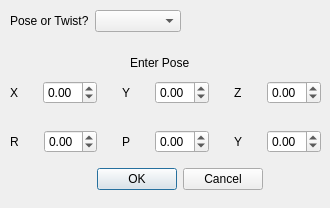
<?xml version="1.0" encoding="UTF-8"?>
<ui version="4.0">
 <class>Form</class>
 <widget class="QDialog" name="Form">
  <property name="geometry">
   <rect>
    <x>0</x>
    <y>0</y>
    <width>330</width>
    <height>208</height>
   </rect>
  </property>
  <property name="windowTitle">
   <string>Form</string>
  </property>
  <widget class="QWidget" name="layoutWidget">
   <property name="geometry">
    <rect>
     <x>10</x>
     <y>80</y>
     <width>311</width>
     <height>75</height>
    </rect>
   </property>
   <layout class="QGridLayout" name="pose_grid_layout">
    <property name="spacing">
     <number>25</number>
    </property>
    <item row="0" column="0">
     <layout class="QGridLayout" name="gridLayout">
      <item row="0" column="0">
       <widget class="QLabel" name="x_label">
        <property name="text">
         <string>X</string>
        </property>
       </widget>
      </item>
      <item row="0" column="1">
       <widget class="QDoubleSpinBox" name="x_value">
        <property name="minimum">
         <double>-100.000000000000000</double>
        </property>
        <property name="maximum">
         <double>100.000000000000000</double>
        </property>
       </widget>
      </item>
     </layout>
    </item>
    <item row="0" column="1">
     <layout class="QGridLayout" name="gridLayout_2">
      <item row="0" column="0">
       <widget class="QLabel" name="y_label">
        <property name="text">
         <string>Y</string>
        </property>
       </widget>
      </item>
      <item row="0" column="1">
       <widget class="QDoubleSpinBox" name="y_value">
        <property name="minimum">
         <double>-100.000000000000000</double>
        </property>
        <property name="maximum">
         <double>100.000000000000000</double>
        </property>
       </widget>
      </item>
     </layout>
    </item>
    <item row="0" column="2">
     <layout class="QGridLayout" name="gridLayout_3">
      <item row="0" column="0">
       <widget class="QLabel" name="z_label">
        <property name="text">
         <string>Z</string>
        </property>
       </widget>
      </item>
      <item row="0" column="1">
       <widget class="QDoubleSpinBox" name="z_value">
        <property name="minimum">
         <double>-100.000000000000000</double>
        </property>
        <property name="maximum">
         <double>100.000000000000000</double>
        </property>
       </widget>
      </item>
     </layout>
    </item>
    <item row="1" column="0">
     <layout class="QGridLayout" name="gridLayout_4">
      <item row="0" column="0">
       <widget class="QLabel" name="roll_label">
        <property name="text">
         <string>R</string>
        </property>
       </widget>
      </item>
      <item row="0" column="1">
       <widget class="QDoubleSpinBox" name="roll_value">
        <property name="minimum">
         <double>-360.000000000000000</double>
        </property>
        <property name="maximum">
         <double>360.000000000000000</double>
        </property>
       </widget>
      </item>
     </layout>
    </item>
    <item row="1" column="1">
     <layout class="QGridLayout" name="gridLayout_5">
      <item row="0" column="0">
       <widget class="QLabel" name="pitch_label">
        <property name="text">
         <string>P</string>
        </property>
       </widget>
      </item>
      <item row="0" column="1">
       <widget class="QDoubleSpinBox" name="pitch_value">
        <property name="minimum">
         <double>-360.000000000000000</double>
        </property>
        <property name="maximum">
         <double>360.000000000000000</double>
        </property>
       </widget>
      </item>
     </layout>
    </item>
    <item row="1" column="2">
     <layout class="QGridLayout" name="gridLayout_6">
      <item row="0" column="0">
       <widget class="QLabel" name="yaw_label">
        <property name="text">
         <string>Y</string>
        </property>
       </widget>
      </item>
      <item row="0" column="1">
       <widget class="QDoubleSpinBox" name="yaw_value">
        <property name="minimum">
         <double>-360.000000000000000</double>
        </property>
        <property name="maximum">
         <double>360.000000000000000</double>
        </property>
       </widget>
      </item>
     </layout>
    </item>
   </layout>
  </widget>
  <widget class="QLabel" name="label">
   <property name="geometry">
    <rect>
     <x>130</x>
     <y>55</y>
     <width>71</width>
     <height>16</height>
    </rect>
   </property>
   <property name="text">
    <string>Enter Pose</string>
   </property>
  </widget>
  <widget class="QDialogButtonBox" name="dialog_button">
   <property name="geometry">
    <rect>
     <x>70</x>
     <y>165</y>
     <width>193</width>
     <height>28</height>
    </rect>
   </property>
   <property name="standardButtons">
    <set>QDialogButtonBox::Cancel|QDialogButtonBox::Ok</set>
   </property>
  </widget>
  <widget class="QWidget" name="formLayoutWidget">
   <property name="geometry">
    <rect>
     <x>10</x>
     <y>10</y>
     <width>171</width>
     <height>31</height>
    </rect>
   </property>
   <layout class="QFormLayout" name="formLayout">
    <item row="0" column="0">
     <widget class="QLabel" name="label_2">
      <property name="text">
       <string>Pose or Twist?</string>
      </property>
     </widget>
    </item>
    <item row="0" column="1">
     <widget class="QComboBox" name="pose_twist_select"/>
    </item>
   </layout>
  </widget>
 </widget>
 <resources/>
 <connections/>
</ui>
